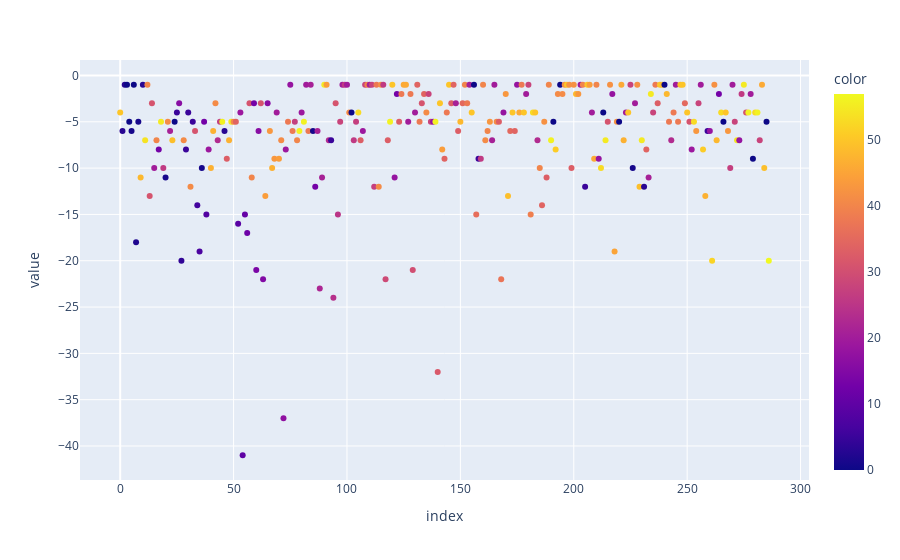

The code cell stored with this chart in its notebook:
### Code cell
px.scatter(lev_similarity_1,
    color=affprop.labels_)

### Figure 1 — Plotly figure (JSON) as saved in the notebook; plotly's stock layout.template omitted (floating-point values rounded to 4 significant figures; data arrays with more than 128 entries replaced by an {"elided": "..."} marker saying what was removed)
{"data": [{"hovertemplate": "index=%{x}<br>value=%{y}<br>color=%{marker.color}<extra></extra>", "legendgroup": "", "marker": {"color": {"elided": "287 int values"}, "coloraxis": "coloraxis", "symbol": "circle"}, "mode": "markers", "name": "", "orientation": "v", "showlegend": false, "type": "scatter", "x": {"elided": "287 int values"}, "xaxis": "x", "y": {"elided": "287 int values"}, "yaxis": "y"}], "layout": {"autosize": true, "coloraxis": {"colorbar": {"title": {"text": "color"}}, "colorscale": [[0, "#0d0887"], [0.1111, "#46039f"], [0.2222, "#7201a8"], [0.3333, "#9c179e"], [0.4444, "#bd3786"], [0.5556, "#d8576b"], [0.6667, "#ed7953"], [0.7778, "#fb9f3a"], [0.8889, "#fdca26"], [1, "#f0f921"]]}, "legend": {"tracegroupgap": 0}, "margin": {"t": 60}, "xaxis": {"anchor": "y", "autorange": true, "domain": [0, 1], "range": [-16.76, 302.8], "title": {"text": "index"}, "type": "linear"}, "yaxis": {"anchor": "x", "autorange": true, "domain": [0, 1], "range": [-44.1, 2.097], "title": {"text": "value"}, "type": "linear"}}}
